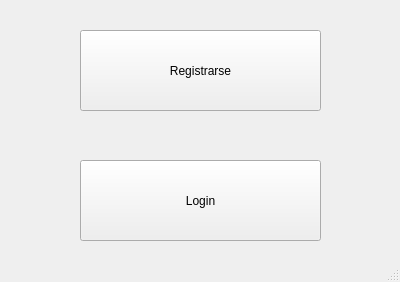
<?xml version="1.0" encoding="UTF-8"?>
<ui version="4.0">
 <class>multiplayer</class>
 <widget class="QMainWindow" name="multiplayer">
  <property name="windowModality">
   <enum>Qt::WindowModal</enum>
  </property>
  <property name="geometry">
   <rect>
    <x>0</x>
    <y>0</y>
    <width>400</width>
    <height>282</height>
   </rect>
  </property>
  <property name="windowTitle">
   <string>Capucho's Bomb Adventure Multiplayer</string>
  </property>
  <property name="windowIcon">
   <iconset resource="gif.qrc">
    <normaloff>:/Images/icono.png</normaloff>:/Images/icono.png</iconset>
  </property>
  <widget class="QWidget" name="centralwidget">
   <widget class="QPushButton" name="pushButton">
    <property name="geometry">
     <rect>
      <x>80</x>
      <y>30</y>
      <width>241</width>
      <height>81</height>
     </rect>
    </property>
    <property name="text">
     <string>Registrarse</string>
    </property>
   </widget>
   <widget class="QPushButton" name="pushButton_2">
    <property name="geometry">
     <rect>
      <x>80</x>
      <y>160</y>
      <width>241</width>
      <height>81</height>
     </rect>
    </property>
    <property name="text">
     <string>Login</string>
    </property>
   </widget>
  </widget>
  <widget class="QStatusBar" name="statusbar"/>
 </widget>
 <resources>
  <include location="gif.qrc"/>
 </resources>
 <connections/>
</ui>
